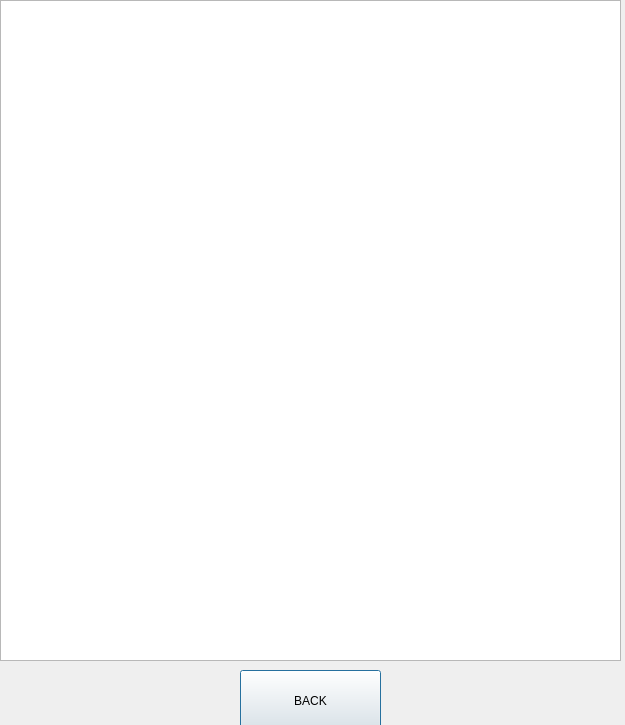
<?xml version="1.0" encoding="UTF-8"?>
<ui version="4.0">
 <class>help</class>
 <widget class="QDialog" name="help">
  <property name="geometry">
   <rect>
    <x>0</x>
    <y>0</y>
    <width>625</width>
    <height>725</height>
   </rect>
  </property>
  <property name="windowTitle">
   <string>HELP</string>
  </property>
  <widget class="QTextBrowser" name="texthelp">
   <property name="geometry">
    <rect>
     <x>0</x>
     <y>0</y>
     <width>621</width>
     <height>661</height>
    </rect>
   </property>
  </widget>
  <widget class="QPushButton" name="BACK">
   <property name="geometry">
    <rect>
     <x>240</x>
     <y>670</y>
     <width>141</width>
     <height>61</height>
    </rect>
   </property>
   <property name="text">
    <string>BACK</string>
   </property>
  </widget>
 </widget>
 <resources/>
 <connections/>
</ui>
